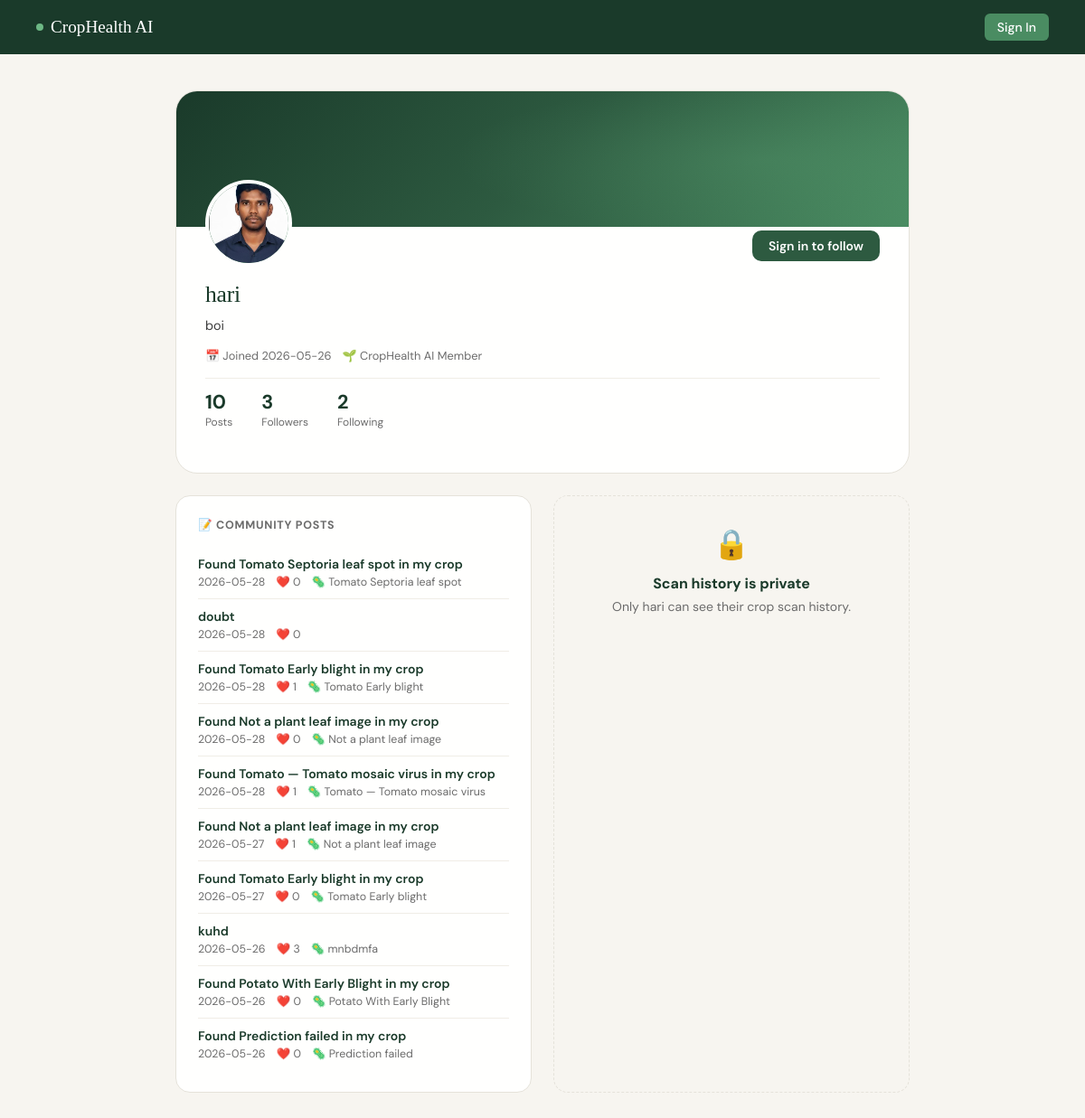
The app's page /profile/1 with its own data.
### tables this page shows
CREATE TABLE users (
            id INTEGER PRIMARY KEY AUTOINCREMENT,
            name TEXT NOT NULL,
            email TEXT UNIQUE NOT NULL,
            password TEXT NOT NULL,
            otp TEXT,
            otp_expires TEXT,
            is_verified INTEGER DEFAULT 0,
            created_at TEXT DEFAULT CURRENT_TIMESTAMP
        , bio TEXT DEFAULT '', avatar_path TEXT DEFAULT '');

CREATE TABLE feed_posts (
            id INTEGER PRIMARY KEY AUTOINCREMENT,
            user_id INTEGER NOT NULL,
            user_name TEXT NOT NULL,
            title TEXT NOT NULL,
            content TEXT NOT NULL,
            image_path TEXT,
            disease_tag TEXT,
            likes INTEGER DEFAULT 0,
            created_at TEXT DEFAULT CURRENT_TIMESTAMP,
            FOREIGN KEY (user_id) REFERENCES users(id)
        );

### main.py (the view)
@app.get("/profile/{user_id}", response_class=HTMLResponse)
async def profile_page(user_id: int, request: Request):
    current_user = get_current_user(request)
    db = get_db()
    profile_user = db.execute("SELECT * FROM users WHERE id = ?", (user_id,)).fetchone()
    if not profile_user:
        db.close()
        return HTMLResponse("<h2 style='font-family:sans-serif;padding:3rem'>User not found.</h2>", status_code=404)
    is_owner = current_user and current_user["id"] == user_id
    scans, posts, diseases_found = [], [], 0
    if is_owner:
        scans = [dict(s) for s in db.execute(
            "SELECT * FROM crop_scans WHERE user_id = ? ORDER BY created_at DESC LIMIT 10",
            (user_id,)
        ).fetchall()]
        diseases_found = sum(
            1 for s in scans
            if s["disease_name"] and "healthy" not in s["disease_name"].lower()
        )
    posts = [dict(p) for p in db.execute(
        "SELECT * FROM feed_posts WHERE user_id = ? ORDER BY created_at DESC LIMIT 20",
        (user_id,)
    ).fetchall()]
    followers_count = db.execute(
        "SELECT COUNT(*) as c FROM follows WHERE following_id = ? AND status = 'accepted'",
        (user_id,)
    ).fetchone()["c"]
    following_count = db.execute(
        "SELECT COUNT(*) as c FROM follows WHERE follower_id = ? AND status = 'accepted'",
        (user_id,)
    ).fetchone()["c"]
    follow_status = None
    follows_you = False
    if current_user and current_user["id"] != user_id:
        row = db.execute(
            "SELECT status FROM follows WHERE follower_id = ? AND following_id = ?",
            (current_user["id"], user_id)
        ).fetchone()
        follow_status = row["status"] if row else None
        reverse = db.execute(
            "SELECT status FROM follows WHERE follower_id = ? AND following_id = ?",
            (user_id, current_user["id"])
        ).fetchone()
        follows_you = reverse and reverse["status"] == "accepted"
    follow_requests = []
    if is_owner:
        reqs = db.execute("""
            SELECT f.id, f.follower_id, u.name, u.avatar_path, f.created_at
            FROM follows f JOIN users u ON f.follower_id = u.id
            WHERE f.following_id = ? AND f.status = 'pending'
            ORDER BY f.created_at DESC
        """, (user_id,)).fetchall()
        follow_requests = [dict(r) for r in reqs]
    db.close()
    return templates.TemplateResponse("profile.html", {
        "request": request,
        "user": dict(current_user) if current_user else None,
        "profile_user": dict(profile_user),
        "scans": scans,
        "posts": posts,
        "diseases_found": diseases_found,
        "is_owner": is_owner,
        "followers_count": followers_count,
        "following_count": following_count,
        "follow_status": follow_status,
        "follows_you": follows_you,
        "follow_requests": follow_requests,
    })

### templates/Profile.html (shortened to what this page needs)
<!DOCTYPE html>
<html lang="en">
<head>
</head>
<body>
<nav class="nav">
  <a href="/" class="nav-brand"><span class="nav-brand-dot"></span>CropHealth AI</a>
  <div class="nav-links">
    {% if user %}
      <a href="/dashboard" class="nav-link">Dashboard</a>
      <a href="/feed" class="nav-link">Community</a>
      <div class="notif-wrap">
        <button class="nav-icon-btn" id="notif-bell" onclick="toggleNotifDropdown()" title="Notifications">
          🔔
          <span class="notif-badge" id="notif-badge"></span>
        </button>
        <div class="notif-dropdown" id="notif-dropdown">
          <div class="notif-header">
            Notifications
            <button class="notif-mark-btn" onclick="markAllRead()">Mark all read</button>
          </div>
          <div class="notif-list" id="notif-list">
            <div class="notif-empty">Loading...</div>
          </div>
        </div>
      </div>
      <a href="/upload" class="nav-link cta">📷 Scan</a>
      <a href="/logout" class="nav-link">Log out</a>
    {% else %}
      <a href="/login" class="nav-link cta">Sign In</a>
    {% endif %}
  </div>
</nav>
<div class="container">
  <div class="profile-card">
    <div class="profile-banner"></div>
    <div class="profile-body">
      <div class="profile-top-row">
        <div class="avatar-wrap">
          <div class="profile-avatar">
            {% if profile_user.avatar_path %}
              <img class="avatar-img" src="/{{ profile_user.avatar_path }}" alt="{{ profile_user.name }}">
            {% else %}
              {{ profile_user.name[0].upper() }}
            {% endif %}
          </div>
        </div>
        <div class="profile-actions">
          {% if is_owner %}
            <button class="btn btn-ghost" onclick="openEditModal()">✏️ Edit Profile</button>
            <a href="/dashboard" class="btn btn-ghost">📋 Dashboard</a>
          {% else %}
            <a href="/login" class="btn btn-primary">Sign in to follow</a>
          {% endif %}
        </div>
      </div>
      <div class="profile-name">
        {{ profile_user.name }}
      </div>
      {% if profile_user.bio %}
        <p class="profile-bio">{{ profile_user.bio }}</p>
      {% elif is_owner %}
        <p class="profile-bio-empty">No bio yet — <span style="color:var(--sage);cursor:pointer" onclick="openEditModal()">add one</span></p>
      {% endif %}
      <div class="profile-meta">
        <span>📅 Joined {{ profile_user.created_at[:10] if profile_user.created_at else 'recently' }}</span>
        <span>🌱 CropHealth AI Member</span>
      </div>
      <div class="profile-stats">
        <div class="stat-block">
          <div class="stat-num">{{ posts|length }}</div>
          <div class="stat-label">Posts</div>
        </div>
        <div class="stat-block clickable" onclick="openFollowModal('followers', {{ profile_user.id }})" title="See followers">
          <div class="stat-num" id="followers-count">{{ followers_count }}</div>
          <div class="stat-label">Followers</div>
        </div>
        <div class="stat-block clickable" onclick="openFollowModal('following', {{ profile_user.id }})" title="See following">
          <div class="stat-num" id="following-count">{{ following_count }}</div>
          <div class="stat-label">Following</div>
        </div>
      </div>
    </div>
  </div>
  {% if is_owner %}
  <div class="grid-2">
    <div class="content-card">
      <div class="section-title">🔬 Recent Scans</div>
      {% if scans %}
        {% for scan in scans %}
        <div class="scan-item">
          <img class="scan-thumb" src="/{{ scan.image_path }}" alt="Scan" onerror="this.style.display='none'">
          <div class="scan-info">
            <div class="scan-name">{{ scan.disease_name }}</div>
            <div class="scan-date">{{ scan.created_at[:10] if scan.created_at else '' }}</div>
          </div>
          <span class="badge {% if 'healthy' in scan.disease_name.lower() %}badge-green{% else %}badge-red{% endif %}">
            {% if 'healthy' in scan.disease_name.lower() %}✓{% else %}⚠{% endif %}
          </span>
        </div>
        {% endfor %}
      {% else %}
        <div class="empty"><div class="icon">🌱</div>No scans yet</div>
      {% endif %}
    </div>
    <div class="content-card">
      <div class="section-title">📝 My Posts</div>
      {% if posts %}
        {% for post in posts %}
        <div class="post-item">
          <div class="post-item-title">{{ post.title }}</div>
          <div class="post-item-meta">
            <span>{{ post.created_at[:10] if post.created_at else '' }}</span>
            <span>❤️ {{ post.likes }}</span>
            {% if post.disease_tag %}<span>🦠 {{ post.disease_tag }}</span>{% endif %}
          </div>
        </div>
        {% endfor %}
      {% else %}
        <div class="empty"><div class="icon">📝</div>No posts yet</div>
      {% endif %}
    </div>
  </div>
  {% else %}
  <div class="grid-2">
    <div class="content-card">
      <div class="section-title">📝 Community Posts</div>
      {% if posts %}
        {% for post in posts %}
        <div class="post-item">
          <div class="post-item-title">{{ post.title }}</div>
          <div class="post-item-meta">
            <span>{{ post.created_at[:10] if post.created_at else '' }}</span>
            <span>❤️ {{ post.likes }}</span>
            {% if post.disease_tag %}<span>🦠 {{ post.disease_tag }}</span>{% endif %}
          </div>
        </div>
        {% endfor %}
      {% else %}
        <div class="empty"><div class="icon">📝</div>No posts yet</div>
      {% endif %}
    </div>
    <div class="private-note">
      <div class="icon">🔒</div>
      <strong>Scan history is private</strong>
      Only {{ profile_user.name.split()[0] }} can see their crop scan history.
    </div>
  </div>
  {% endif %}
</div>
</body>
</html>

### templates/Profile.html (style rules this page uses)
:root { --forest:#1a3a2a; --pine:#2d5a40; --sage:#4a8c62; --moss:#6db885; --mist:#c8e6d4; --cream:#f7f5f0; --paper:#fffffe; --ink:#1c1c1c; --ink-2:#3d3d3d; --ink-3:#6b6b6b; --line:#e5e2da; --line-2:#f0ede6; --warn:#c0392b; --warn-bg:#fdf0ef; --success:#1e7a4d; --success-bg:#edf7f2; --radius-sm:6px; --radius-md:10px; --radius-lg:16px; --radius-xl:24px; --transition:200ms cubic-bezier(0.4,0,0.2,1); }
*,*::before,*::after { margin:0;padding:0;box-sizing:border-box }
body { font-family:'DM Sans',sans-serif;background:var(--cream);color:var(--ink);-webkit-font-smoothing:antialiased }
.nav { background:var(--forest);padding:0 2.5rem;display:flex;justify-content:space-between;align-items:center;height:60px;position:sticky;top:0;z-index:200 }
.nav-brand { font-family:'Playfair Display',serif;font-size:1.2rem;color:#fff;text-decoration:none;display:flex;align-items:center;gap:8px }
.nav-brand-dot { width:8px;height:8px;background:var(--moss);border-radius:50% }
.nav-links { display:flex;align-items:center;gap:4px }
.nav-link { color:rgba(255,255,255,0.7);text-decoration:none;padding:6px 14px;border-radius:var(--radius-sm);font-size:0.875rem;font-weight:500;transition:all var(--transition) }
.nav-link.cta { background:var(--sage);color:#fff }
.container { max-width:860px;margin:0 auto;padding:2.5rem 1.5rem }
.profile-card { background:var(--paper);border:1px solid var(--line);border-radius:var(--radius-xl);overflow:hidden;margin-bottom:1.5rem }
.profile-banner { height:150px;background:linear-gradient(135deg,var(--forest) 0%,var(--pine) 50%,var(--sage) 100%);position:relative }
.profile-banner::after { content:'';position:absolute;inset:0;background:radial-gradient(ellipse 60% 80% at 80% 50%,rgba(109,184,133,0.18) 0%,transparent 70%) }
.profile-body { padding:0 2rem 2rem }
.profile-top-row { margin-top:-52px;margin-bottom:1rem;display:flex;justify-content:space-between;align-items:flex-end }
.avatar-wrap { position:relative;width:96px;height:96px;flex-shrink:0 }
.profile-avatar { width:96px;height:96px;border-radius:50%;border:4px solid var(--paper);display:flex;align-items:center;justify-content:center;font-size:2.2rem;font-weight:700;color:#fff;background:linear-gradient(135deg,var(--pine),var(--sage));overflow:hidden }
.avatar-img { width:100%;height:100%;object-fit:cover }
.profile-actions { display:flex;gap:8px;padding-bottom:6px;flex-wrap:wrap }
.btn { display:inline-flex;align-items:center;gap:6px;padding:8px 18px;border-radius:var(--radius-md);font-family:'DM Sans',sans-serif;font-size:0.875rem;font-weight:600;border:none;cursor:pointer;text-decoration:none;transition:all var(--transition) }
.btn-primary { background:var(--pine);color:#fff }
.profile-name { font-family:'Playfair Display',serif;font-size:1.6rem;color:var(--forest);margin-bottom:2px;letter-spacing:-0.01em }
.profile-bio { font-size:0.9rem;color:var(--ink-2);line-height:1.65;margin:0.5rem 0 0.75rem;max-width:560px }
.profile-meta { display:flex;flex-wrap:wrap;gap:12px;font-size:0.8rem;color:var(--ink-3);margin-bottom:0.25rem }
.profile-stats { display:flex;gap:2rem;padding:1rem 0;border-top:1px solid var(--line-2);margin-top:1rem }
.stat-block { cursor:default }
.stat-block.clickable { cursor:pointer;padding:6px 10px;border-radius:var(--radius-md);transition:background var(--transition);margin:-6px -10px }
.stat-num { font-size:1.35rem;font-weight:700;color:var(--forest);line-height:1 }
.stat-label { font-size:0.75rem;color:var(--ink-3);margin-top:3px }
.section-title { font-size:0.78rem;font-weight:700;text-transform:uppercase;letter-spacing:0.06em;color:var(--ink-3);margin-bottom:1rem }
.grid-2 { display:grid;grid-template-columns:1fr 1fr;gap:1.5rem }
.content-card { background:var(--paper);border:1px solid var(--line);border-radius:var(--radius-lg);padding:1.5rem }
.post-item { padding:10px 0;border-bottom:1px solid var(--line-2) }
.post-item:last-child { border-bottom:none }
.post-item-title { font-weight:600;font-size:0.875rem;color:var(--forest);margin-bottom:3px }
.post-item-meta { font-size:0.775rem;color:var(--ink-3);display:flex;gap:12px }
.private-note { background:var(--cream);border:1px dashed var(--line);border-radius:var(--radius-lg);padding:2rem;text-align:center;color:var(--ink-3);font-size:0.875rem }
.private-note .icon { font-size:2rem;margin-bottom:0.75rem }
.private-note strong { display:block;color:var(--forest);margin-bottom:0.35rem;font-size:1rem }

### records on screen
users: avatar_path (picture), name "hari", bio "boi", created_at "2026-05-26"
feed_posts: title "Found Tomato Septoria leaf spot in my crop", created_at "2026-05-28", likes "0", disease_tag "Tomato Septoria leaf spot"
feed_posts: title "doubt", created_at "2026-05-28", likes "0"
feed_posts: title "Found Tomato Early blight in my crop", created_at "2026-05-28", likes "1", disease_tag "Tomato Early blight"
feed_posts: title "Found Not a plant leaf image in my crop", created_at "2026-05-28", likes "0", disease_tag "Not a plant leaf image"
feed_posts: title "Found Tomato — Tomato mosaic virus in my crop", created_at "2026-05-28", likes "1", disease_tag "Tomato — Tomato mosaic virus"
feed_posts: title "Found Not a plant leaf image in my crop", created_at "2026-05-27", likes "1", disease_tag "Not a plant leaf image"
feed_posts: title "Found Tomato Early blight in my crop", created_at "2026-05-27", likes "0", disease_tag "Tomato Early blight"
feed_posts: title "kuhd", created_at "2026-05-26", likes "3", disease_tag "mnbdmfa"
feed_posts: title "Found Potato With Early Blight in my crop", created_at "2026-05-26", likes "0", disease_tag "Potato With Early Blight"
feed_posts: title "Found Prediction failed in my crop", created_at "2026-05-26", likes "0", disease_tag "Prediction failed"

### other values on screen
{{ posts|length }} "10"
{{ followers_count }} "3"
{{ following_count }} "2"
